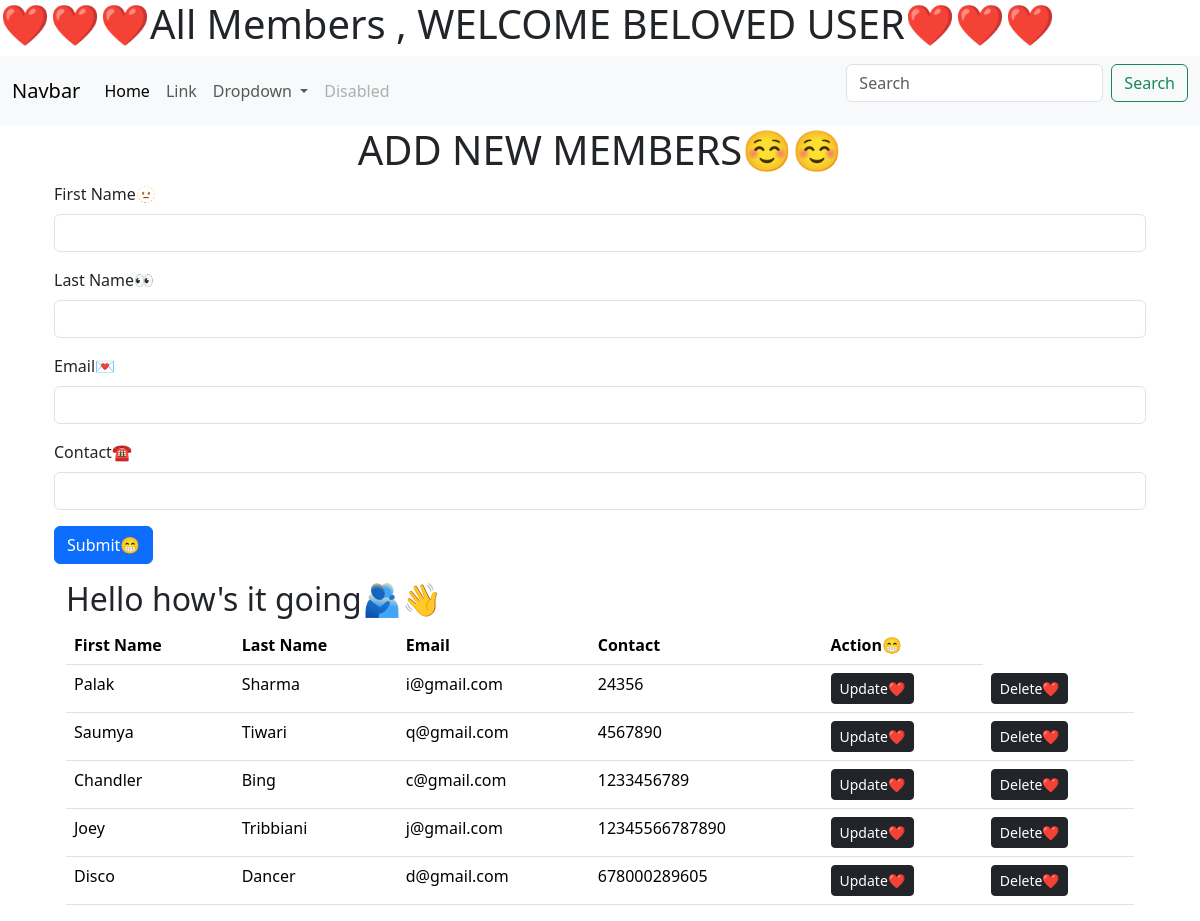
The page / on the database its author committed.
### myapp/models.py (models this page shows, shortened)
class Member(models.Model):
    fname=models.CharField(max_length=50)
    lname=models.CharField(max_length=50)
    email=models.CharField(max_length=100)
    contact=models.IntegerField()

### myapp/views.py (the view)
# urls.py: path('',views.home,name="home"),
def home(request):
    if request.method=='POST':
        form=MemberForm(request.POST)
        if form.is_valid():
            form.save()
            return redirect('home')
    else:
        form=MemberForm()
    all_members=Member.objects.all()
    return render(request,'home.html',{'form':form,'all':all_members})

### myapp/form.py
class MemberForm(forms.ModelForm):
    class Meta:
        model=Member
        fields=['fname','lname','email','contact']

### templates/home.html (shortened to what this page needs)
<h1>❤️❤️❤️All Members , WELCOME BELOVED USER❤️❤️❤️</h1>
{% extends 'base.html' %}
{% block body %}
<div class="container">
    <div class="container"><h1 class="text-center">ADD NEW MEMBERS☺️☺️</h1></div>
    <div class="container">
        <form action="" method="post">
            <div class="mb-3">
            <label for="" class="form-label">First Name🫥</label>
            <input type="text" class="form-control" name="fname">
            </div>
            <div class="mb-3">
            <label for="" class="form-label">Last Name👀</label>
            <input type="text" class="form-control" name="lname">
            </div>
            <div class="mb-3">
            <label for="" class="form-label">Email💌</label>
            <input type="text" class="form-control" name="email">
            </div>
            <div class="mb-3">
            <label for="" class="form-label">Contact☎️</label>
            <input type="text" class="form-control" name="contact">
            </div>
            <div class="mb-3">
                <button type="submit" class="btn btn-primary">Submit😁</button>
            </div>
        </form>
    </div
</div>
<div class="container">
    <div class="container">
    <h2>Hello how's it going🫂👋</h2>
    </div>
    <div class="container">
          <table class="table">
    <thead>
        <tr>
            <th>First Name</th>
            <th>Last Name</th>
            <th>Email</th>
            <th>Contact </th>
            <th col="action">Action😁</th>
        </tr>
    </thead>
    <tbody>
        {% for item in all %}
            <tr>
                <td>
                    {{item.fname}}
                </td>
                <td>
                    {{item.lname}}
                </td>
                <td>
                    {{item.email}}
                </td>
                <td>{{item.contact}}
                </td>
                <td><a href="/update/{{item.id}}" class="btn btn-dark btn-sm" role="btn">Update❤️</a></td>
                <td> <a href="/delete/{{item.id}}" class="btn btn-dark btn-sm" role="btn">Delete❤️</a></td>
            </tr>
        {% endfor %}
    </tbody>
</table>
</div>
</div>
{% endblock body %}

### templates/base.html (shortened to what this page needs)
<!doctype html>
<html lang="en">
  <head>
    <link href="https://cdn.jsdelivr.net/npm/bootstrap@5.3.8/dist/css/bootstrap.min.css" rel="stylesheet">
  </head>
  <body>
    <nav class="navbar navbar-expand-lg bg-body-tertiary">
  <div class="container-fluid">
    <a class="navbar-brand" href="#">Navbar</a>
    <div class="collapse navbar-collapse" id="navbarSupportedContent">
      <ul class="navbar-nav me-auto mb-2 mb-lg-0">
        <li class="nav-item">
          <a class="nav-link active" aria-current="page" href="#">Home</a>
        </li>
        <li class="nav-item">
          <a class="nav-link" href="#">Link</a>
        </li>
        <li class="nav-item dropdown">
          <a class="nav-link dropdown-toggle" href="#" role="button" data-bs-toggle="dropdown" aria-expanded="false">
            Dropdown
          </a>
        </li>
        <li class="nav-item">
          <a class="nav-link disabled" aria-disabled="true">Disabled</a>
        </li>
      </ul>
      <form class="d-flex" role="search">
        <input class="form-control me-2" type="search" placeholder="Search" aria-label="Search"/>
        <button class="btn btn-outline-success" type="submit">Search</button>
      </form>
    </div>
  </div>
</nav>
    {% block body %}
    {% endblock body %}
  </body>
</html>

### rows shown on the page
Member: fname "Palak", lname "Sharma", email "i@gmail.com", contact "24356"
Member: fname "Saumya", lname "Tiwari", email "q@gmail.com", contact "4567890"
Member: fname "Chandler", lname "Bing", email "c@gmail.com", contact "1233456789"
Member: fname "Joey", lname "Tribbiani", email "j@gmail.com", contact "12345566787890"
Member: fname "Disco", lname "Dancer", email "d@gmail.com", contact "678000289605"
